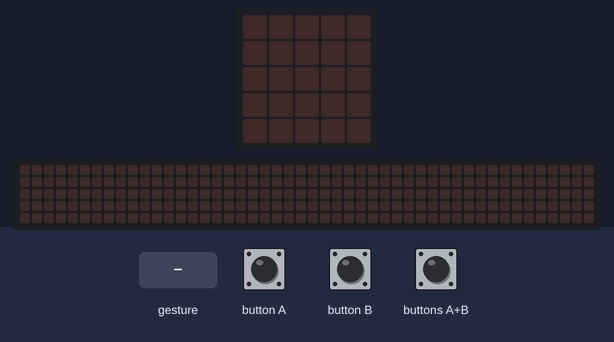
Simulated run of this program. Board: BBC micro:bit (MakeCode). Parts: the board's 5×5 LED display, a strip that is not on the board, showing the scrolling text unrolled. The test bench sets the inputs (shaded band). Random numbers come from a fixed seed; a tilt is held for 1.5 s and a shake lasts 1 s, then the board lies face up again; the 48×5 strip is a reading aid, not a part: it shows the text the display is scrolling, unrolled, one strip-width of it at a time.

Above: at 1.2 s.
1.3 s: gesture 'shake'
At 1.65 s:
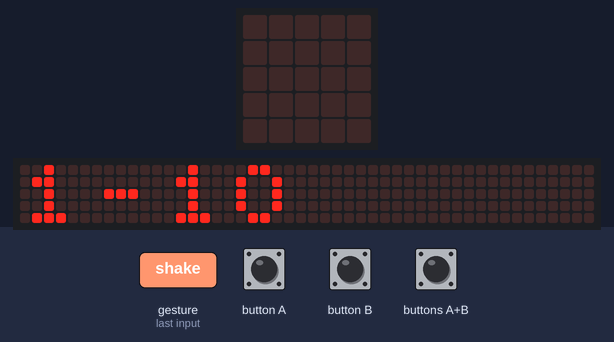
4.3 s: buttons A+B pressed for 0.15 s
At 6.82 s:
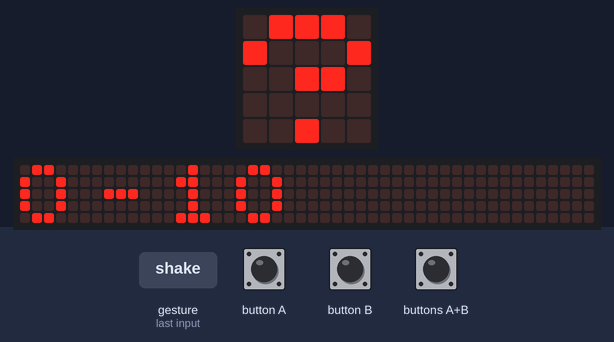
7.4 s: button B pressed for 0.15 s
10.5 s: button A pressed for 0.15 s
At 13.4 s:
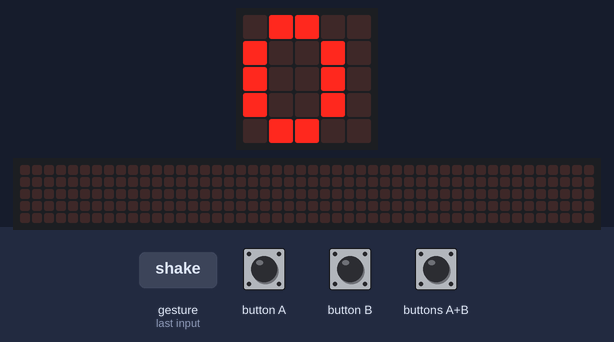
13.6 s: buttons A+B pressed for 1 s
At 14.67 s:
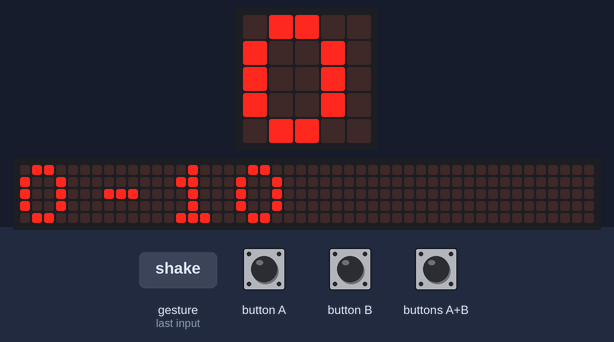

Measured:
- after the input at 1.3 s, the display: changes after 0.20 s (image 1)
- after the input at 13.6 s, the display: changes after 1.0 s (image 4)

The program:

main.ts
```typescript
let n1 = 0
let temp = 0
let game2 = 0
let n2 = 0
let ans = 0
// basic.forever(function () {
//
// if (input.isGesture(Gesture.Shake)) {
//
// }
//
// })
input.onButtonPressed(Button.A, function () {
    if (n1 < temp) {
        temp += -1
        basic.showNumber(temp)
    }
})
input.onGesture(Gesture.Shake, function () {
    if (game2 == 0) {
        n1 = 1
        n2 = 10
        ans = randint(n1, n2)
        temp = 0
        // basic.show_number(n2)
        game2 = 1
        // basic.show_number(n1)
        basic.showString("" + n1 + "-" + ("" + n2))
    } else {
        basic.showString("" + n1 + "-" + ("" + n2))
    }
    basic.showString("?")
})
input.onButtonPressed(Button.AB, function () {
    if (ans < temp) {
        n2 = temp
        // basic.show_number(n1)
        basic.showString("" + n1 + "-" + ("" + n2))
    } else if (ans > temp) {
        // basic.show_number(n2)
        n1 = temp
        // basic.show_number(n1)
        basic.showString("" + n1 + "-" + ("" + n2))
    } else {
        // basic.show_number(n2)
        basic.showIcon(IconNames.Happy)
        game2 = 0
    }
    if (game2 != 0) {
        basic.showString("?")
    }
})
input.onButtonPressed(Button.B, function () {
    if (n2 > temp) {
        temp += 1
        basic.showNumber(temp)
    }
})
```

test.ts
```typescript
// 在這裡測試；當此封包作為擴充功能時，將不會編譯此內容。
```
